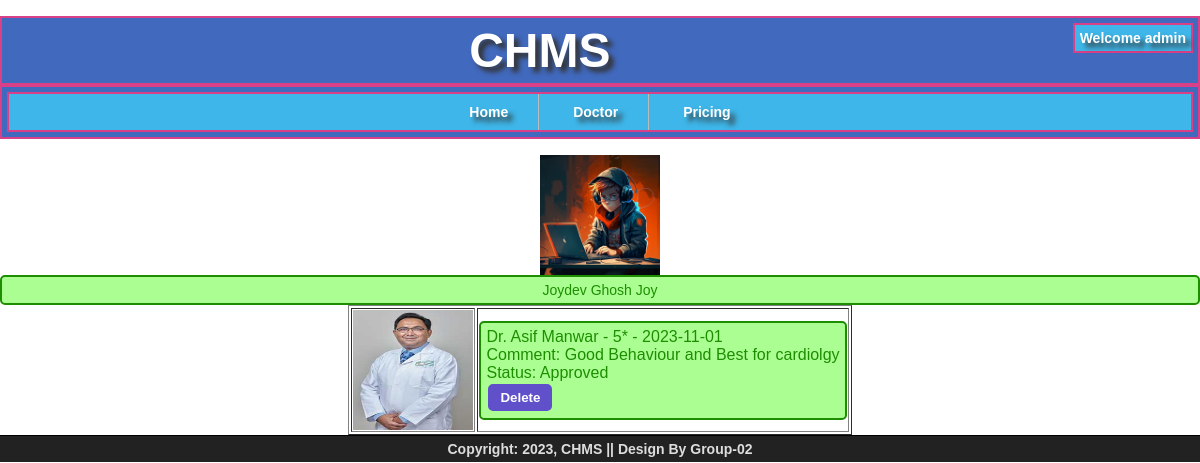
The page /chms/admin/patient/review.php?P_ID=1001 (signed in) on the database its author committed.
### tables this page shows
CREATE TABLE `patient` (
  `ID` int(11) NOT NULL,
  `Fname` varchar(30) NOT NULL,
  `Lname` varchar(30) DEFAULT NULL,
  `DOB` date NOT NULL,
  `Gender` char(10) NOT NULL,
  `Emergency_Number` char(15) NOT NULL,
  `Blood` char(3) DEFAULT NULL,
  `Weight` decimal(5,2) DEFAULT NULL
);

CREATE TABLE `user_details` (
  `ID` int(11) NOT NULL,
  `User_Name` varchar(255) NOT NULL,
  `Password` char(255) NOT NULL,
  `Role` char(20) NOT NULL,
  `Phone_Number` char(15) NOT NULL,
  `Email` char(150) DEFAULT NULL,
  `Address` varchar(200) DEFAULT NULL,
  `Photo` char(50) DEFAULT NULL,
  `Status` tinyint(1) NOT NULL
);

CREATE TABLE `doctor_reviews` (
  `P_ID` int(11) NOT NULL,
  `D_ID` int(11) NOT NULL,
  `Date` date NOT NULL,
  `Comment` varchar(200) DEFAULT NULL,
  `Ratings` decimal(1,0) NOT NULL,
  `Status` tinyint(1) NOT NULL DEFAULT 0
);

CREATE TABLE `doctor` (
  `ID` int(11) NOT NULL,
  `License_Number` int(11) NOT NULL,
  `Fname` varchar(30) NOT NULL,
  `Lname` varchar(30) DEFAULT NULL,
  `Title` varchar(30) DEFAULT NULL,
  `DOB` date NOT NULL,
  `Gender` char(10) NOT NULL,
  `Experience_From` date NOT NULL,
  `Language` varchar(100) NOT NULL,
  `Current_Position` varchar(150) NOT NULL,
  `P_Location` varchar(150) NOT NULL
);

### CHMS/admin/patient/review.php (the view, shortened to what this page needs)
<?php
include("../../common/header-content.php");
if(isset($_GET['P_ID'])){
	$P_ID = $_GET['P_ID'];
	$sql_info = "SELECT p.Fname, p.Lname, u.Photo
                FROM patient p, user_details u
                WHERE p.ID = u.ID AND p.ID = $P_ID";
        $result_info = mysqli_query($conn, $sql_info);
        $found_user = mysqli_fetch_array($result_info);
        $Fname = $found_user['Fname'];
        $Lname = $found_user['Lname'];
        $Photo = $found_user['Photo'];
        if($Photo == ""){
            echo '<div align="center"><img src="/chms/patient/img/null.jpg" alt="'.$Fname.' '.$Lname.'" width="200px" height="200px"></div>';
        }
        else{
            echo '<div align="center"><img src="/chms/patient/'.$Photo.'" alt="'.$Fname.' '.$Lname.'" width="120px" height="120px"></div>';
        }
        echo '<div id="joy_congratulation" align="center">'.
            $Fname . ' '. $Lname .'</div>';
		echo '<table align="center" border="1">';
		$sql_reviews = "SELECT d.ID, u.Photo, d.Title, d.Fname, d.Lname, dr.Ratings, dr.Date, dr.Comment, dr.Status
						FROM doctor_reviews dr, doctor d, user_details u
						WHERE dr.D_ID = d.ID AND d.ID = u.ID AND dr.P_ID = $P_ID
						ORDER BY dr.Date";
		$result_reviews = mysqli_query($conn, $sql_reviews);
		if (mysqli_num_rows($result_reviews) > 0){
			while ($row = mysqli_fetch_assoc($result_reviews)){
				$Status = "";
				if($row['Status'] == TRUE){
					$Status = "Approved";
				}
				else{
					$Status = "Not Approved";
				}
				echo '<tr><td>';
				if($row['Photo'] == ""){
					echo '<div align="center"><img src="/chms/doctor/img/null.jpg" alt="'.$row['Fname'].' '.$row['Lname'].'" width="200px" height="200px"></div></td>';
				}
				else{
					echo '<div align="center"><img src="/chms/doctor/'.$row['Photo'].'" alt="'.$row['Fname'].' '.$row['Lname'].'" width="120px" height="120px"></div></td>';
				}
				echo '<td><div id="joy_congratulation">
						'.$row['Title'].' Dr. '.$row['Fname'].' '. $row['Lname'] .' - '. $row['Ratings'].'* - '. $row['Date'] .'';
				echo '<br>';
				echo 'Comment: '.$row['Comment'].'';
				echo '<br>';
				echo 'Status: '.$Status.'';
				echo '<br>';
				echo '<form action="/chms/admin/patient/review.php" method="POST" onsubmit="return showConfirmation()" style="margin: 0px; padding: 0px;">
						<input type="hidden" id="D_ID" name="D_ID" value="'.$row['ID'].'">
						<input type="hidden" id="P_ID" name="P_ID" value="'.$P_ID.'">
						<input type="submit" name="delete" value="Delete">
					</form>';
				echo '</div></td></tr>';
			}
        }
		echo '</table>';
}
?>
<!DOCTYPE html>
<html>
<head>
</head>
<body>
</body>
</html>

### rows shown on the page
patient: ID.Photo (picture), Fname "Joydev Ghosh", Lname "Joy"
doctor_reviews: D_ID.Lname (picture), D_ID.Fname "Asif", D_ID.Lname "Manwar", Ratings "5", Date "2023-11-01", Comment "Good Behaviour and Best for cardiolgy", Status "Approved"

### other values the page prints
$User_Name "admin"
